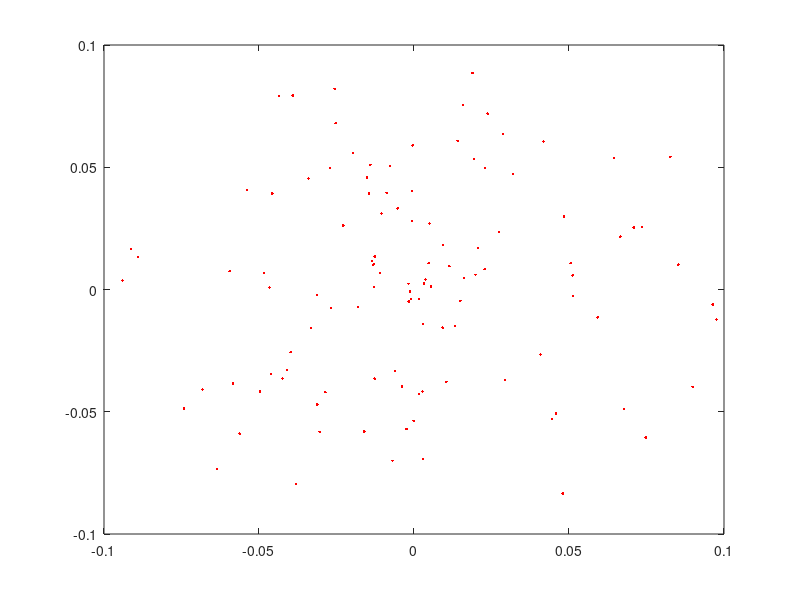

Write the MATLAB code that produced this figure. (Note: this script raises an error after producing the figure.)
% This version uses zG = nx2 instead of complex zG. 

% This version runs on a CPU. Global variables, which 
% MATLAB supports on CPUs, are used to pass variable 
% values to the grid updating routine. 

%global zG;
global uG;
global pSickG; % Probablity of getting sick.
global pCureG; % Probablity of being cured. 
global pDeadG; % Probablity of dying. 
global rG; % Infectiousness distance. 
global foodleftG; 

% Set the population size. 
n = 1000; 

% Set the parameters for the epidemic.
pSickG = .9;
pCureG = .2;
pDeadG = .2;
rG = .02;
foodleftG = 50*ones(n,1);



% Generate the starting positions and start with
%  everyone well. 
r = rand(n,1);
theta = 2*pi*rand(n,1);

u = ones(n,1);
fleft = foodleftG;
% Now make some of them sick. 

% Uncomment for small infected group near the 
% center. 
ind = find(r<.1);
%ind=indx;
%indy = find(abs(y(indx)-.5)<.1);
%ind = indx(indy);
%u(ind) = 2;
% Uncomment for randomly placed infected group. 
% k = 5;
% ind = randperm(n,k);

% Make the designated group sick. 
u(ind) = 2;

% Plot the initial population. 
figure(1); plot(r(ind).*cos(theta(ind)),r(ind).*sin(theta(ind)),'green.');hold on;
ind = find(u==2);
plot(r(ind).*cos(theta(ind)),r(ind).*sin(theta(ind)),'red.');hold off;

itmax = 150;
avgfood = mean(fleft);
itno = 0; healthy = sum(u==1); 
sick = sum(u==2); cured = 0; dead = 0;

fprintf('\n CPU run: population size %d', n);
fprintf('\n It No, Healthy, Sick, Cured, Dead, Average Food');
fprintf('\n %6d %6d %6d %6d %6d %6d',itno,healthy,sick,cured,dead,avgfood);
pause;

aveItTime = 0;

% Compute the spread of the infection. 
for itno = 1:itmax

  % Set tic and toc to exclude plotting & printing.
  t = tic;

  zG = [r.*cos(theta) r.*sin(theta)]; uG = u; 
  yG=zG(:,2);
  [r,theta,u, fleft] = arrayfun(@epiUpdateCircle,r,theta,u,fleft,yG);
    
  aveItTime = aveItTime + toc(t);

  ind = find(u==1);
  figure(1); clf;
  plot(r(ind).*cos(theta(ind)),r(ind).*sin(theta(ind)),'green.');hold on;
  ind = find(u==2);
  plot(r(ind).*cos(theta(ind)),r(ind).*sin(theta(ind)),'red.');
  ind = find(u==3);
  plot(r(ind).*cos(theta(ind)),r(ind).*sin(theta(ind)),'blue.');%axis([0 1.1 0 1.1]);
  ind = find(u==4);
  plot(r(ind).*cos(theta(ind)),r(ind).*sin(theta(ind)),'black.');%axis([0 1.1 0 1.1]);
  title(['Iteration ' num2str(itno)]);
  drawnow; hold off;
  %pause(.1);
foodleftG=fleft;
  healthy = sum(u==1); sick = sum(u==2);
  cured = sum(u==3); dead = sum(u==4);
  avgfood = round(mean(fleft));
  fprintf('\n %6d %6d %6d %6d %6d %6d',itno,healthy,sick,cured,dead,avgfood);

  if sum(u==2)==0, break; end

end

fprintf('\n\n Average time per iteration = %g\n',itno\aveItTime);



